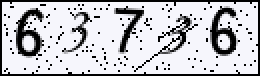
#> input picture spider/Identifying_code/verify_code/sina/png/12.png, 130 x 38 px (shown 2 times larger)
$ python -i sina.py   (imports and definitions only)   (Python 2 division)
#> lines starting #> are read from the running program, lines starting #| are printed output that depends on the picture
#> further down, picture is the input picture: PIL image 130x38 RGB; mean R, G, B 191.8, 191.8, 196.5
#!/usr/bin/env python
#coding:utf-8

from PIL import Image,ImageFont,ImageDraw,ImageFilter
import os,sys
from math import atan2,pi,sqrt
import cPickle as pickle

#import psyco
#psyco.full()

DURATION = 1000
DIAMETER = 20
COLORDIFF = 10
TEXTCOLOR = 128
BACKGROUND = 255
DBFILE='sina.pk'
MODE = 'sample'
samples = None


def pixelcount(region):
	frame=region.load()
	(w,h)=region.size
	count=0
	for i in xrange(w):
		for j in xrange(h):
			if frame[i,j]!=BACKGROUND:
				count+=1
	return count

def printregion(region):
	frame = region.getdata()
	(w,h)=region.size
	for i in xrange(h):
		for j in xrange(w):
			if frame[i*w+j] != BACKGROUND:
				print '*',
			else:
				print ' ',
		print

def purify(region):
	frame = region.getdata()
	(w,h)=region.size
	for i in xrange(h):
		for j in xrange(w):
			if frame[i*w+j] != BACKGROUND:
				region.putpixel( (j,i), TEXTCOLOR )
			else:
				region.putpixel( (j,i), BACKGROUND )
	return region


# [236 lines left out: functions isdot, floodfillfilter, removedot, distance, getframe, not called in this run]

def loadsamples():
	pks = pickle.load(open(DBFILE,'rb'))
	samples = {}
	for (pk,v) in pks.items():
		im = Image.new('L',pk[0])
		r = im.crop((0,0,pk[0][0],pk[0][1]))
		r.fromstring(pk[1])
		samples[r] = v
	return samples


# [16 lines left out: function match, not called in this run]
#	printregion( region )
#	printregion( samples[ dists[0][1] ] )

def trainmatch(region,samples):
	if samples == {}:
		return None
	dists = []
	for (k,v) in samples.items():
		dists.append( (distance(region,k),v) )
	dists.sort()
	confidence=1-dists[0][0]
	first=dists[0][1]
	for i in xrange(1,4):
		if dists[i][1]==first:
			confidence+=0.05


	if confidence<0.75:
		for i in xrange(0,10):
			print dists[i]

	if MODE == 'sample':
		return [dists[0][1],confidence]
	else:
		i = 0
		while dists[i][1] in ['H','I']:
			i += 1
		return [dists[i][1],confidence]
#	printregion( region )
#	printregion( samples[ dists[0][1] ] )


def imdiv(im):
	'''div and return pieces of pics'''
	frame = im.load()
	(w,h) = im.size
#> w = 130; h = 38
	horis =  []
	for i in xrange(w):
		for j in xrange(h):
			if frame[i,j] != BACKGROUND:
				horis.append(i)
				break
#> after the loop, horis = 130 values from 0 to 129

	horis2 = [max(horis[0]-2,0)]
#> horis2 = [0]
	for i in xrange(1,len(horis)-1):
		if horis[i]!=horis[i+1]-1:
			horis2.append((horis[i]+horis[i+1])/2)
	horis2.append(min(horis[-1]+3,w))
	boxes=[]
	for i in xrange(len(horis2)-1):
		boxes.append( [horis2[i],0,horis2[i+1],h]  )
#> after the loop, boxes = [[0, 0, 130, 38]]
	for k in xrange(len(boxes)):
		verts = []
		for j in xrange(h):
			for i in xrange(boxes[k][0],boxes[k][2]):
				if frame[i,j] != BACKGROUND:
					verts.append(j)
		boxes[k][1] = max(verts[0]-2,0)
		boxes[k][3] = min(verts[-1]+3,h)
	if boxes == []:
		return None
	regions = []
	for box in boxes:
		regions.append( im.crop(box) )
#> after the loop, regions = 1 item
	return regions

def getcrop(region):
	frame = region.getdata()
	(w,h)=region.size
	pts = []
	ptsi = []
	for i in xrange(h):
		for j in xrange(w):
			if frame[i*w+j] != BACKGROUND:
				pts.append((i,j))
				ptsi.append((j,i))
	if pts == []:
		return [0,0,1,1]
	pp1 = min(pts)
	pp2 = max(pts)
	pp3 = min(ptsi)
	pp4 = max(ptsi)
	return [pp3[0],pp1[0],pp4[0]+1,pp2[0]+1]

def density(region):
	frame = region.getdata()
	(w,h) = region.size
	area_all = w*h
	area = 0
	for i in xrange(h):
		for j in xrange(w):
			if frame[i*w+j] != BACKGROUND:
				area += 1
	return 1.0*area/area_all

def docrop(region):
	croppos = getcrop(region)
	newregion = region.crop(croppos)
	#newregion.show()
	return newregion

def dorotate(region):
#	printregion(region)
	deg = 0
	maxdens = 0
	for i in xrange(-15,15):
		dens = density( docrop( region.rotate(i) ) )
		if dens > maxdens:
			deg = i
			maxdens = dens

	#	printregion( docrop( region.rotate(deg) ) )
	return region.rotate(deg)

def normalize(im):
	# divide im
	regions = imdiv(im)
#> regions = 1 item
	for k in xrange(len(regions)):
		regions[k] = dorotate(regions[k])
		regions[k] = purify( docrop(regions[k]) )
#> this loop made 1 pass
#> pass 1, in docrop, `newregion = region.crop(croppos)`:
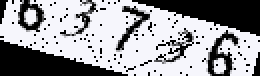
#> newregion: PIL image 130x38 RGB (shown 2 times larger); mean R, G, B 152.4, 152.4, 156.1
#> pass 1, in docrop (call 2), `newregion = region.crop(croppos)`:
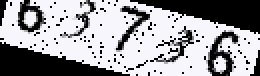
#> newregion: PIL image 130x38 RGB (shown 2 times larger); mean R, G, B 154.4, 154.4, 158.1
#> pass 1, in docrop (call 3), `newregion = region.crop(croppos)`:
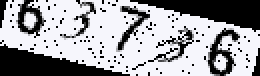
#> newregion: PIL image 130x38 RGB (shown 2 times larger); mean R, G, B 157.3, 157.3, 161.1
#> pass 1, in docrop (call 4), `newregion = region.crop(croppos)`:
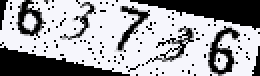
#> newregion: PIL image 130x38 RGB (shown 2 times larger); mean R, G, B 160.4, 160.4, 164.3

	return regions

def train(im):
	global samples
	try:
		samples = pickle.load(open(DBFILE,'rb'))
	except:
		samples = {}
		pickle.dump(samples,open(DBFILE,'wb'))

	regions = normalize(im)
#> regions = 1 item
	for region in regions:
		if pixelcount(region)<=20:
			continue
		(w,h)=region.size
#		region = region.resize((w*.8,h*.8))
		printregion(region)
		#''' Comment this section when no data to begin with
		smps = loadsamples()
		matchresult=trainmatch(region,smps)
		if matchresult!=None:
			result=matchresult[0]
			confidence=matchresult[1]
			print "Confidence:"+str(confidence)
			print result.upper()
			if confidence>=0.75:
				continue
		else:
			print "No match data, please input"

		#'''
		#im.show()
		print 'enter [0-9a-z] to add to library: '
		ans = raw_input()
		if len(ans) == 1:
			key = (region.size,region.tostring())
			samples[key] = ans[0]
			pickle.dump(samples,open(DBFILE,'wb'))
#> this loop made 1 pass
#> ans on pass 1: ''
#> after the loop, samples = 0 items

# [25 lines left out: function crackcode, not called in this run]


# [32 lines not run here, left out]


>>> from PIL import Image
>>> picture = Image.open('png/12.png')
>>> result = train(picture)

$ run again, on spider/Identifying_code/verify_code/sina/png/15.png
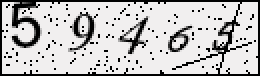
#> input picture spider/Identifying_code/verify_code/sina/png/15.png, 130 x 38 px (shown 2 times larger)
#> picture is the input picture: PIL image 130x38 RGB; mean R, G, B 192.2, 190.6, 190.6
#> after the loop in imdiv, `for box in boxes:`: regions = 1 item
#> the loop in normalize, `for k in xrange(len(regions)):` made 1 pass
#> pass 1, in docrop (call 3), `newregion = region.crop(croppos)`:
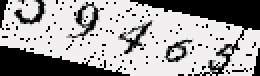
#> newregion: PIL image 130x38 RGB (shown 2 times larger); mean R, G, B 160.6, 159.3, 159.3
#> pass 1, in docrop (call 4), `newregion = region.crop(croppos)`:
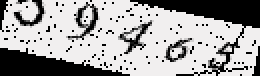
#> newregion: PIL image 130x38 RGB (shown 2 times larger); mean R, G, B 163, 161.6, 161.6
#> the loop in train, `for region in regions:` made 1 pass
#> ans on pass 1: ''
#> (printed output is left out)
#> after the loop in train, `for region in regions:`: samples = 0 items

$ run again, on spider/Identifying_code/verify_code/sina/png/23.png
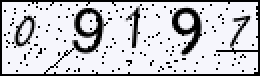
#> input picture spider/Identifying_code/verify_code/sina/png/23.png, 130 x 38 px (shown 2 times larger)
#> picture is the input picture: PIL image 130x38 RGB; mean R, G, B 195.9, 195.9, 200.7
#> after the loop in imdiv, `for box in boxes:`: regions = 1 item
#> the loop in normalize, `for k in xrange(len(regions)):` made 1 pass
#> pass 1, in docrop (call 3), `newregion = region.crop(croppos)`:
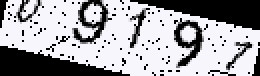
#> newregion: PIL image 130x38 RGB (shown 2 times larger); mean R, G, B 160.8, 160.8, 164.7
#> pass 1, in docrop (call 4), `newregion = region.crop(croppos)`:
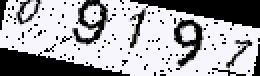
#> newregion: PIL image 130x38 RGB (shown 2 times larger); mean R, G, B 163, 163, 167
#> the loop in train, `for region in regions:` made 1 pass
#> ans on pass 1: ''
#> (printed output is left out)
#> after the loop in train, `for region in regions:`: samples = 0 items

$ run again, on spider/Identifying_code/verify_code/sina/png/26.png
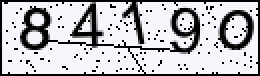
#> input picture spider/Identifying_code/verify_code/sina/png/26.png, 130 x 38 px (shown 2 times larger)
#> picture is the input picture: PIL image 130x38 RGB; mean R, G, B 183.5, 183.5, 187.9
#> after the loop in imdiv, `for box in boxes:`: regions = 1 item
#> the loop in normalize, `for k in xrange(len(regions)):` made 1 pass
#> pass 1, in docrop (call 3), `newregion = region.crop(croppos)`:
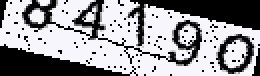
#> newregion: PIL image 130x38 RGB (shown 2 times larger); mean R, G, B 149.8, 149.8, 153.5
#> pass 1, in docrop (call 4), `newregion = region.crop(croppos)`:
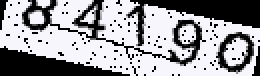
#> newregion: PIL image 130x38 RGB (shown 2 times larger); mean R, G, B 152.2, 152.2, 155.9
#> the loop in train, `for region in regions:` made 1 pass
#> ans on pass 1: ''
#> (printed output is left out)
#> after the loop in train, `for region in regions:`: samples = 0 items
